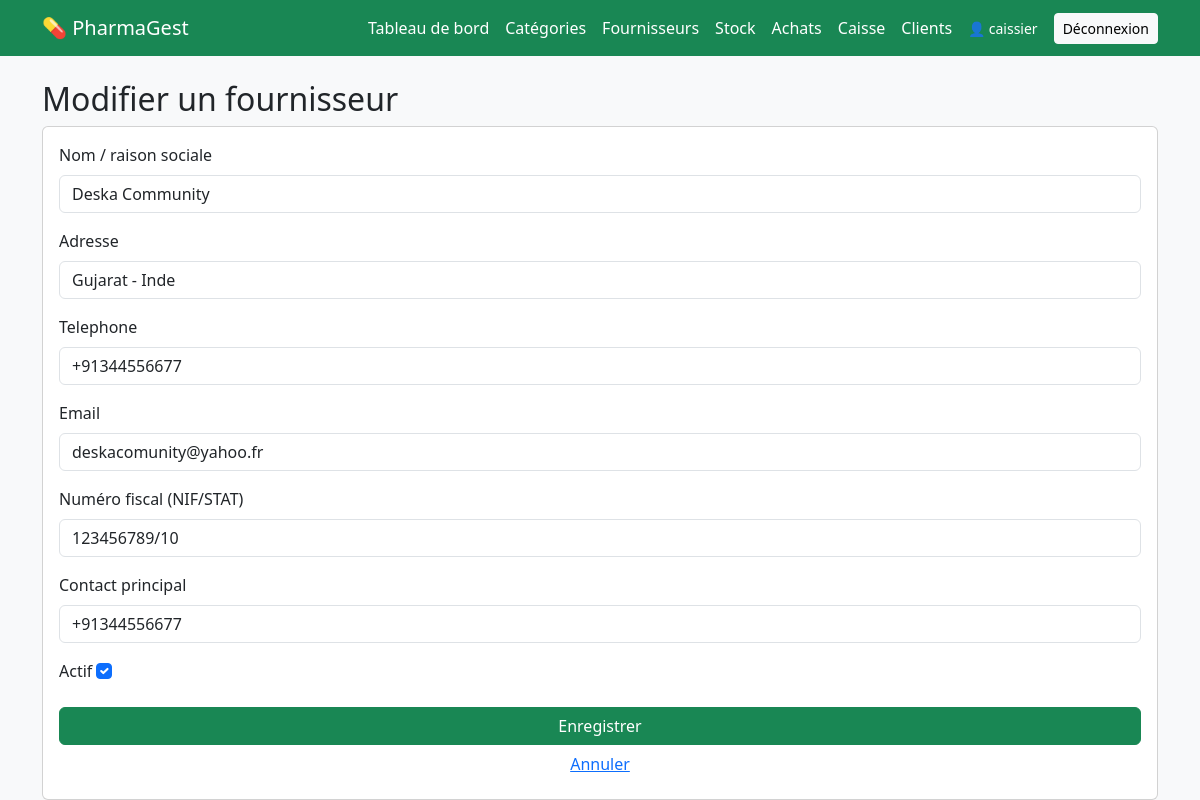
The app's page /fournisseurs/1/modifier/ (signed in) with its own data.
### fournisseurs/models.py (models this page shows, shortened)
class Fournisseur(models.Model):
    nom = models.CharField("Nom / raison sociale", max_length=150)
    adresse = models.CharField(max_length=255, blank=True)
    telephone = models.CharField(max_length=30, blank=True)
    email = models.EmailField(blank=True)
    numero_fiscal = models.CharField("Numéro fiscal (NIF/STAT)", max_length=50, blank=True)
    contact_principal = models.CharField(max_length=100, blank=True)
    actif = models.BooleanField(default=True)
    date_creation = models.DateTimeField(auto_now_add=True)
    class Meta:
        ordering = ["nom"]

### fournisseurs/views.py (the view, shortened to what this page needs)
# urls.py: path("<int:pk>/modifier/", views.FournisseurUpdateView.as_view(), name="fournisseur_modifier"),
class FournisseurUpdateView(UpdateView):
    model = Fournisseur
    form_class = FournisseurForm
    template_name = "fournisseurs/form.html"
    success_url = reverse_lazy("fournisseur_liste")

### fournisseurs/forms.py
class FournisseurForm(forms.ModelForm):
    class Meta:
        model = Fournisseur
        fields = ["nom", "adresse", "telephone", "email",
                  "numero_fiscal", "contact_principal", "actif"]
    def __init__(self, *args, **kwargs):
        super().__init__(*args, **kwargs)
        for name, field in self.fields.items():
            if name == "actif":
                field.widget.attrs["class"] = "form-check-input"
            else:
                field.widget.attrs["class"] = "form-control"

### templates/fournisseurs/form.html (shortened to what this page needs)
{% extends "base.html" %}
{% block content %}
<h2>{% if object %}Modifier{% else %}Ajouter{% endif %} un fournisseur</h2>
<form method="post" class="card card-body">
  {% for field in form %}
    <div class="mb-3">
      <label class="form-label">{{ field.label }}</label>
      {{ field }}
    </div>
  {% endfor %}
  <button class="btn btn-success">Enregistrer</button>
  <a href="{% url 'fournisseur_liste' %}" class="btn btn-link">Annuler</a>
</form>
{% endblock %}

### templates/base.html (shortened to what this page needs)
<!DOCTYPE html>
<html lang="fr">
<head>
  <link href="https://cdn.jsdelivr.net/npm/bootstrap@5.3.3/dist/css/bootstrap.min.css" rel="stylesheet">
</head>
<body class="bg-light">
<nav class="navbar navbar-dark bg-success mb-4">
  <div class="container">
    <a class="navbar-brand" href="{% url 'medicament_liste' %}">💊 PharmaGest</a>
    <div class="d-flex gap-3 align-items-center flex-wrap">
      <a class="nav-link text-white" href="{% url 'dashboard' %}">Tableau de bord</a>
      <a class="nav-link text-white" href="{% url 'categorie_liste' %}">Catégories</a>
      <a class="nav-link text-white" href="{% url 'fournisseur_liste' %}">Fournisseurs</a>
      <a class="nav-link text-white" href="{% url 'stock_apercu' %}">Stock</a>
      <a class="nav-link text-white" href="{% url 'achat_liste' %}">Achats</a>
      <a class="nav-link text-white" href="{% url 'caisse' %}">Caisse</a>
      <a class="nav-link text-white" href="{% url 'client_liste' %}">Clients</a>
      {% if user.is_authenticated %}
        <span class="text-white small">👤 {{ user.username }}</span>
        <form method="post" action="{% url 'logout' %}" class="m-0">
          <button class="btn btn-light btn-sm">Déconnexion</button>
        </form>
      {% endif %}
    </div>
  </div>
</nav>
<div class="container">
  {% block content %}{% endblock %}
</div>
</body>
</html>

### records on screen
Fournisseur: form "Deska Community" "Gujarat - Inde" "+91344556677" "deskacomunity@yahoo.fr" "123456789/10" "+91344556677" "☑"

### other values on screen
{{ user.username }} "caissier"
{{ field.label }} "Nom / raison sociale" "Adresse" "Telephone" "Email" "Numéro fiscal (NIF/STAT)" "Contact principal" "Actif"
